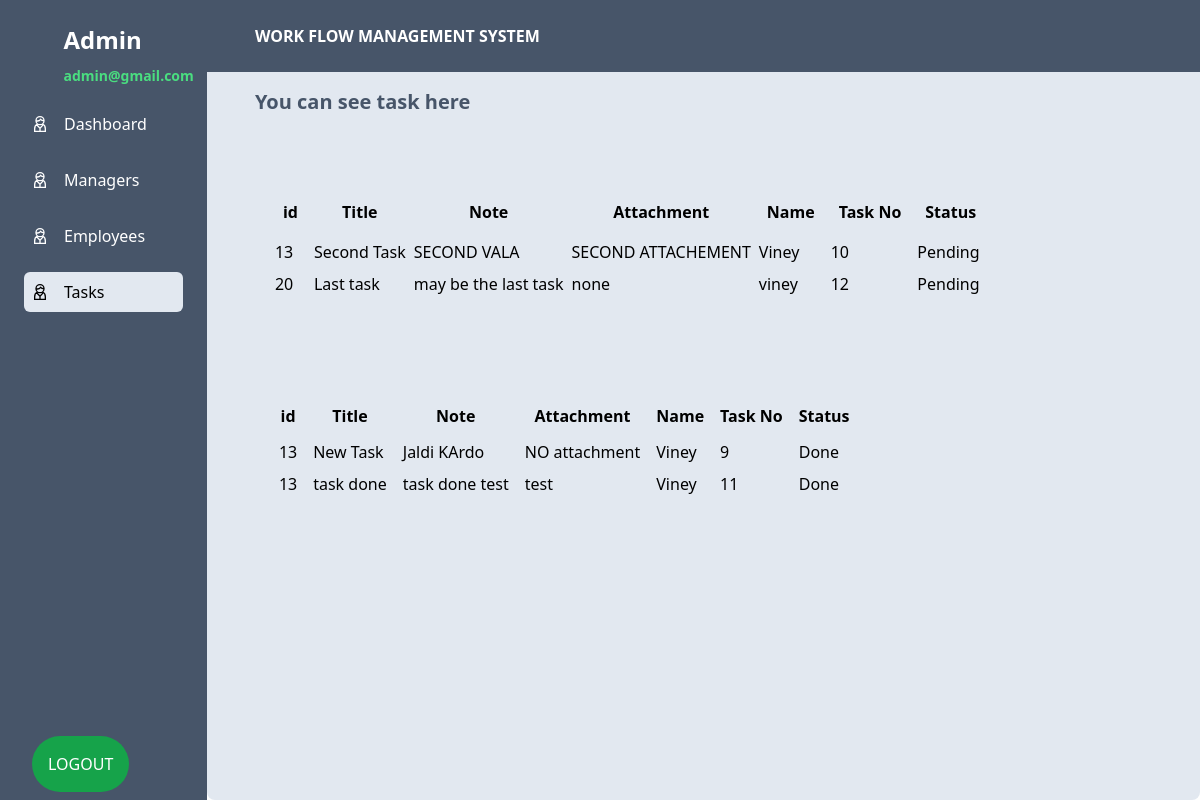
Screenshot of /task (signed in) with the database file from the repository.
### tables this page shows
CREATE TABLE `work` (
  `id` int(255) NOT NULL,
  `Title` varchar(255) NOT NULL,
  `note` varchar(255) NOT NULL,
  `attachment` varchar(255) NOT NULL,
  `name` varchar(255) NOT NULL,
  `task_no` int(255) NOT NULL,
  `status` varchar(255) NOT NULL DEFAULT 'Pending'
);

### App/controller/task.php (called while the page is built, shortened)
<?php
class task extends Controller{
    public function index(){
  $this->view('task.view');
    }
}

### App/core/apps.php (called while the page is built, shortened)
<?php
class apps{
    public $method = 'index';
    public function loadController(){
        $controller = new $this->controller;
        call_user_func_array([$controller,$this->method],[]);
    }
}
    ?>

### public/index.php (called while the page is built, shortened)
<?php
$app = new apps();
$app->loadController();
 ?>

### App/core/database.php (called while the page is built, shortened)
<?php
class database{
    public function connect()
    {
        $string = "mysql:hostname=localhost;dbname=work_flow";
        $con = new PDO($string,'root','');
        $con->setAttribute(PDO::ATTR_ERRMODE, PDO::ERRMODE_EXCEPTION);
        return $con;
    }
    public function query($query, $data= [])
    {
        $con = $this->connect();
        $statement = $con->prepare($query);
        $check = $statement->execute($data);
        if($check){
            $result = $statement->fetchAll(PDO::FETCH_ASSOC);
        }
        if(is_array($result) && count($result)){
            return $result;
        }
        return false;
    }
}

### App/core/model.php (called while the page is built, shortened)
<?php
class model extends database{
    public $table = 'admin';
    protected $limit = 10;
    protected $offset = 0;
    public function where($data,$data_not = [])
    {
        $keys = array_keys($data);
        $query = "select * from $this->table where ";
        foreach($keys as $key){
            $query .= $key." = :".$key . " && ";
        }
        $query = trim($query," && ");
        $query .= " limit $this->limit offset $this->offset";
        $data = array_merge($data,$data_not);
        return $this->query($query,$data);
    }
}

### App/views/task.view.php (the view, shortened to what this page needs)
<!DOCTYPE html>
<html lang="en">
<head>
    <link rel="stylesheet" href="/public/assets/input.css">
    <script src="https://cdn.tailwindcss.com"></script>
</head>
<body class="h-screen flex">
<aside class="w-60 h-full bg-slate-600 text-white p-6">
        <div class="w-20 m-auto text-2xl font-bold h-20">
           <span>Admin</span>
            <span class="text-green-400 text-sm">admin@gmail.com</span>
        </div>
        <div>
            <nav>
                <ul class="space-y-4">
                    <li>
                        <a href="admin" class="flex items-center gap-4 hover:bg-white hover:text-black hover:rounded-md p-2">
                            <span> Dashboard</span>
                        </a>
                    </li>
                    <li>
                        <a href="managers" class="flex items-center gap-4 hover:bg-white hover:text-black hover:rounded-md p-2">
                            <span> Managers</span>
                        </a>
                    </li>
                    <li>
                        <a href=""class="flex items-center gap-4 hover:bg-white hover:text-black hover:rounded-md p-2">
                            <span> Employees</span>
                        </a>
                    </li>
                    <li>
                        <a href=""class="flex items-center gap-4 bg-slate-200 text-black rounded-md p-2">
                            <span>Tasks</span>
                        </a>
                    </li>
                </ul>
            </nav>
        </div>
        <div class="fixed bottom-2 left-8  rounded-full p-4 bg-green-600">
            <form action="" method="post">
            <button name ="logout"> LOGOUT</button>
            </form>
        </div>
    </aside>
    <main class=" bg-slate-200 h-full w-full rounded-lg ">
        <header class = "text-white bg-slate-600 p-6 px-12 font-bold">WORK FLOW MANAGEMENT SYSTEM</header>
       <section class="">
        <h2 class ="py-4 ml-12 text-xl text-slate-600 font-bold">You can see task here</h2>
        <div class=" p-4 flex gap-10">
        <?php
        $model = new work();
$gain = $model->where(['status' => 'Pending']);
if (count($gain) > 0) {
    ?>
    <div class="space-x-6 space-y-2  pl-12 py-10">
        <table>
            <tr >
                <th class="p-3">id</th>
                <th class="p-3">Title</th>
                <th class="p-3">Note</th>
                <th class="p-3">Attachment</th>
                <th class="p-3">Name</th>
                <th class="p-3">Task No</th>
                <th class="p-3">Status</th>
            </tr>
            <?php
            foreach ($gain as $row) {
                ?>
                <tbody>
                    <tr>
                        <td class="p-1"><?php echo $row['id'] ?></td>
                        <td class="p-1"><?php echo $row['Title'] ?></td>
                        <td class="p-1"><?php echo $row['note'] ?></td>
                        <td class="p-1"><?php echo $row['attachment'] ?></td>
                        <td class="p-1"><?php echo $row['name'] ?></td>
                        <td class="p-1"><?php echo $row['task_no'] ?></td>
                        <td class="p-1"><?php echo $row['status'] ?></td>
                    </tr>
                </tbody>
                <?php
            }
            ?>
        </table>
    </div>
<?php
}
?>
        </div>
        <div class="p-4">
        <?php
        $model = new work();
$gain = $model->where(['status' => 'Done']);
if (count($gain) > 0) {
    ?>
    <div class="space-x-6 space-y-4  pl-12 py-6">
        <table>
            <tr>
                <th class="p-2">id</th>
                <th class="p-2">Title</th>
                <th class="p-2">Note</th>
                <th class="p-2">Attachment</th>
                <th class="p-2">Name</th>
                <th class="p-2">Task No</th>
                <th class="p-2">Status</th>
            </tr>
            <?php
            foreach ($gain as $row) {
                ?>
                <tbody>
                    <tr>
                        <td class="p-1 px-2"><?php echo $row['id'] ?></td>
                        <td class="p-1 px-2"><?php echo $row['Title'] ?></td>
                        <td class="p-1 px-2"><?php echo $row['note'] ?></td>
                        <td class="p-1 px-2"><?php echo $row['attachment'] ?></td>
                        <td class="p-1 px-2"><?php echo $row['name'] ?></td>
                        <td class="p-1 px-2"><?php echo $row['task_no'] ?></td>
                        <td class="p-1 px-2"><?php echo $row['status'] ?></td>
                    </tr>
                </tbody>
                <?php
            }
            ?>
        </table>
    </div>
<?php
}
?>
        </div>
    </section>
    </main>
</body>
</html>

### App/core/controller.php
<?php
class Controller{
    public function view($name){
        $filename = "../App/views/".$name.".php";
        if(file_exists($filename)){
            require $filename;
        }
        else{
            $filename ="../App/views/404.php";
            require $filename;
        }
    }
}

### rows the page displays
work: id "13", Title "Second Task", note "SECOND VALA", attachment "SECOND ATTACHEMENT", name "Viney", task_no "10", status "Pending"
work: id "20", Title "Last task", note "may be the last task", attachment "none", name "viney", task_no "12", status "Pending"
work: id "13", Title "New Task", note "Jaldi KArdo", attachment "NO attachment", name "Viney", task_no "9", status "Done"
work: id "13", Title "task done", note "task done test", attachment "test", name "Viney", task_no "11", status "Done"
